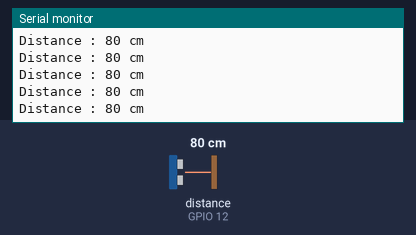
Simulated run of this sketch. Board: ESP32. On the bench: the last lines printed to the serial monitor. Wiring (inferred from the names in the program): ultrasonic range finder: trigger GPIO 13; echo GPIO 12. The inputs (shaded band) are chosen by the test bench; at power-on: distance to the obstacle (sensor on GPIO 12) 80 cm. The echo pulse lasts 58.3 µs per cm; the camera gives no picture.

Above: at 1.5 s.
1.6 s: distance to the obstacle (sensor on GPIO 12) set to 9 cm
At 2.7 s:
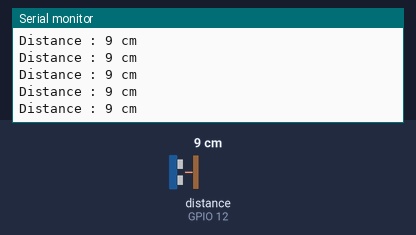
4.6 s: distance to the obstacle (sensor on GPIO 12) set to 2 cm
At 5.2 s:
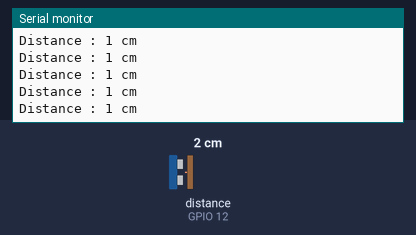
Timing chart, 0 to 6.1 s (numbered marks = the images above; inputs shaded):
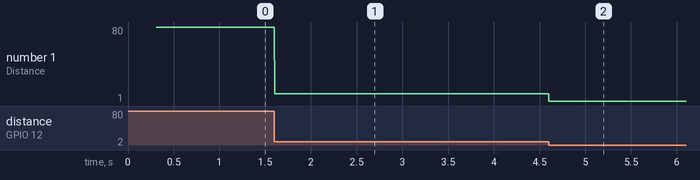

The sketch:

Qeridoo-CAM4.ino
```cpp
#include "esp_camera.h"
#include <WiFi.h>
#include "esp_timer.h"
#include "img_converters.h"
#include "Arduino.h"
#include "fb_gfx.h"
#include "soc/soc.h" //disable brownout problems
#include "soc/rtc_cntl_reg.h"  //disable brownout problems
#include "esp_http_server.h"
//#include "DHT20.h"

//DHT20 DHT;
//const int DHT_SCL = 14;
//const int DHT_SDA = 15;

const int US_TRIG = 13;
const int US_ECHO = 12;
int US = 0;
long duration, cm, inches;

// Replace with your network credentials

#define PART_BOUNDARY "123456789000000000000987654321"

// This project was tested with the AI Thinker Model, M5STACK PSRAM Model and M5STACK WITHOUT PSRAM
#define CAMERA_MODEL_AI_THINKER
//#define CAMERA_MODEL_M5STACK_PSRAM
//#define CAMERA_MODEL_M5STACK_WITHOUT_PSRAM

// Not tested with this model
//#define CAMERA_MODEL_WROVER_KIT

#if defined(CAMERA_MODEL_WROVER_KIT)
  #define PWDN_GPIO_NUM    -1
  #define RESET_GPIO_NUM   -1
  #define XCLK_GPIO_NUM    21
  #define SIOD_GPIO_NUM    26
  #define SIOC_GPIO_NUM    27

  #define Y9_GPIO_NUM      35
  #define Y8_GPIO_NUM      34
  #define Y7_GPIO_NUM      39
  #define Y6_GPIO_NUM      36
  #define Y5_GPIO_NUM      19
  #define Y4_GPIO_NUM      18
  #define Y3_GPIO_NUM       5
  #define Y2_GPIO_NUM       4
  #define VSYNC_GPIO_NUM   25
  #define HREF_GPIO_NUM    23
  #define PCLK_GPIO_NUM    22

#elif defined(CAMERA_MODEL_M5STACK_PSRAM)
  #define PWDN_GPIO_NUM     -1
  #define RESET_GPIO_NUM    15
  #define XCLK_GPIO_NUM     27
  #define SIOD_GPIO_NUM     25
  #define SIOC_GPIO_NUM     23

  #define Y9_GPIO_NUM       19
  #define Y8_GPIO_NUM       36
  #define Y7_GPIO_NUM       18
  #define Y6_GPIO_NUM       39
  #define Y5_GPIO_NUM        5
  #define Y4_GPIO_NUM       34
  #define Y3_GPIO_NUM       35
  #define Y2_GPIO_NUM       32
  #define VSYNC_GPIO_NUM    22
  #define HREF_GPIO_NUM     26
  #define PCLK_GPIO_NUM     21

#elif defined(CAMERA_MODEL_M5STACK_WITHOUT_PSRAM)
  #define PWDN_GPIO_NUM     -1
  #define RESET_GPIO_NUM    15
  #define XCLK_GPIO_NUM     27
  #define SIOD_GPIO_NUM     25
  #define SIOC_GPIO_NUM     23

  #define Y9_GPIO_NUM       19
  #define Y8_GPIO_NUM       36
  #define Y7_GPIO_NUM       18
  #define Y6_GPIO_NUM       39
  #define Y5_GPIO_NUM        5
  #define Y4_GPIO_NUM       34
  #define Y3_GPIO_NUM       35
  #define Y2_GPIO_NUM       17
  #define VSYNC_GPIO_NUM    22
  #define HREF_GPIO_NUM     26
  #define PCLK_GPIO_NUM     21

#elif defined(CAMERA_MODEL_AI_THINKER)
  #define PWDN_GPIO_NUM     32
  #define RESET_GPIO_NUM    -1
  #define XCLK_GPIO_NUM      0
  #define SIOD_GPIO_NUM     26
  #define SIOC_GPIO_NUM     27

  #define Y9_GPIO_NUM       35
  #define Y8_GPIO_NUM       34
  #define Y7_GPIO_NUM       39
  #define Y6_GPIO_NUM       36
  #define Y5_GPIO_NUM       21
  #define Y4_GPIO_NUM       19
  #define Y3_GPIO_NUM       18
  #define Y2_GPIO_NUM        5
  #define VSYNC_GPIO_NUM    25
  #define HREF_GPIO_NUM     23
  #define PCLK_GPIO_NUM     22
#else
  #error "Camera model not selected"
#endif

static const char* _STREAM_CONTENT_TYPE = "multipart/x-mixed-replace;boundary=" PART_BOUNDARY;
static const char* _STREAM_BOUNDARY = "\r\n--" PART_BOUNDARY "\r\n";
static const char* _STREAM_PART = "Content-Type: image/jpeg\r\nContent-Length: %u\r\n\r\n";

httpd_handle_t stream_httpd = NULL;

static esp_err_t stream_handler(httpd_req_t *req){
  camera_fb_t * fb = NULL;
  esp_err_t res = ESP_OK;
  size_t _jpg_buf_len = 0;
  uint8_t * _jpg_buf = NULL;
  char * part_buf[64];

  res = httpd_resp_set_type(req, _STREAM_CONTENT_TYPE);
  if(res != ESP_OK){
    return res;
  }

  while(true){
    fb = esp_camera_fb_get();
    if (!fb) {
      Serial.println("Camera capture failed");
      res = ESP_FAIL;
    } else {
      if(fb->width > 400){
        if(fb->format != PIXFORMAT_JPEG){
          bool jpeg_converted = frame2jpg(fb, 80, &_jpg_buf, &_jpg_buf_len);
          esp_camera_fb_return(fb);
          fb = NULL;
          if(!jpeg_converted){
            Serial.println("JPEG compression failed");
            res = ESP_FAIL;
          }
        } else {
          _jpg_buf_len = fb->len;
          _jpg_buf = fb->buf;
        }
      }
    }
    if(res == ESP_OK){
      size_t hlen = snprintf((char *)part_buf, 64, _STREAM_PART, _jpg_buf_len);
      res = httpd_resp_send_chunk(req, (const char *)part_buf, hlen);
    }
    if(res == ESP_OK){
      res = httpd_resp_send_chunk(req, (const char *)_jpg_buf, _jpg_buf_len);
    }
    if(res == ESP_OK){
      res = httpd_resp_send_chunk(req, _STREAM_BOUNDARY, strlen(_STREAM_BOUNDARY));
    }
    if(fb){
      esp_camera_fb_return(fb);
      fb = NULL;
      _jpg_buf = NULL;
    } else if(_jpg_buf){
      free(_jpg_buf);
      _jpg_buf = NULL;
    }
    if(res != ESP_OK){
      break;
    }
    //Serial.printf("MJPG: %uB\n",(uint32_t)(_jpg_buf_len));
  }
  return res;
}

void startCameraServer(){
  httpd_config_t config = HTTPD_DEFAULT_CONFIG();
  config.server_port = 80;

  httpd_uri_t index_uri = {
    .uri       = "/",
    .method    = HTTP_GET,
    .handler   = stream_handler,
    .user_ctx  = NULL
  };

  //Serial.printf("Starting web server on port: '%d'\n", config.server_port);
  if (httpd_start(&stream_httpd, &config) == ESP_OK) {
    httpd_register_uri_handler(stream_httpd, &index_uri);
  }
}

std::string DevName = "Qeridoo-CAM";
std::string MacAdd = (WiFi.macAddress().c_str()); // Device mac address
std::string MacIdent = MacAdd.substr(12);  // Last 4 digits of device mac address
std::string DevFullName = DevName.append(MacIdent);
//DevFullName.erase(13, 1);
const char* ssid = DevFullName.c_str();
const char* password = "Test1";
const char* a = MacAdd.c_str();
const char* b = MacIdent.c_str();

void setup() {
  WRITE_PERI_REG(RTC_CNTL_BROWN_OUT_REG, 0); //disable brownout detector

  Serial.begin(115200);
  pinMode(US_TRIG, OUTPUT);
  pinMode(US_ECHO, INPUT);
  Serial.setDebugOutput(false);

  camera_config_t config;
  config.ledc_channel = LEDC_CHANNEL_0;
  config.ledc_timer = LEDC_TIMER_0;
  config.pin_d0 = Y2_GPIO_NUM;
  config.pin_d1 = Y3_GPIO_NUM;
  config.pin_d2 = Y4_GPIO_NUM;
  config.pin_d3 = Y5_GPIO_NUM;
  config.pin_d4 = Y6_GPIO_NUM;
  config.pin_d5 = Y7_GPIO_NUM;
  config.pin_d6 = Y8_GPIO_NUM;
  config.pin_d7 = Y9_GPIO_NUM;
  config.pin_xclk = XCLK_GPIO_NUM;
  config.pin_pclk = PCLK_GPIO_NUM;
  config.pin_vsync = VSYNC_GPIO_NUM;
  config.pin_href = HREF_GPIO_NUM;
  config.pin_sscb_sda = SIOD_GPIO_NUM;
  config.pin_sscb_scl = SIOC_GPIO_NUM;
  config.pin_pwdn = PWDN_GPIO_NUM;
  config.pin_reset = RESET_GPIO_NUM;
  config.xclk_freq_hz = 20000000;
  config.pixel_format = PIXFORMAT_JPEG;

  if(psramFound()){
    config.frame_size = FRAMESIZE_UXGA;
    config.jpeg_quality = 10;
    config.fb_count = 2;
  } else {
    config.frame_size = FRAMESIZE_SVGA;
    config.jpeg_quality = 12;
    config.fb_count = 1;
  }

  // Camera init
  esp_err_t err = esp_camera_init(&config);
  if (err != ESP_OK) {
    Serial.printf("Camera init failed with error 0x%x", err);
    return;
  }
  // Connect to Wi-Fi network with SSID and password
  Serial.print("Setting AP (Access Point)…");
  // Remove the password parameter, if you want the AP (Access Point) to be open
  WiFi.softAP(ssid, password);

  IPAddress IP = WiFi.softAPIP();
  Serial.print("Camera Stream Ready! Connect to the ESP32 AP and go to: http://");
  Serial.println(IP);

  // Start streaming web server
  startCameraServer();
  //DHT.begin(DHT_SDA,DHT_SCL);
}

void loop() {
  delay(1);
//  Serial.print("MAC Address : ");Serial.println(a);
//  Serial.print("MacIdent : ");Serial.println(b);
//  Serial.print("ssid : ");Serial.println(ssid);
//  Serial.print("password : ");Serial.println(password);
  readUS();
  Serial.print("Distance : ");Serial.print(US);Serial.println(" cm");
}

void readUS() {
  digitalWrite(US_TRIG, LOW);
  delayMicroseconds(5);
  digitalWrite(US_TRIG, HIGH);
  delayMicroseconds(10);
  digitalWrite(US_TRIG, LOW);
  pinMode(US_ECHO, INPUT);
  duration = pulseIn(US_ECHO, HIGH);
  cm = (duration / 2) / 29.1;
  //inches = (duration/2) / 74;
  US = cm;
}
```

Measured:
- after the input at 1.6 s, the serial monitor: prints a new line at once (image 1)
- after the input at 4.6 s, the serial monitor: prints a new line at once (image 2)
- plotted number 1: 80 → 9 after the input at 1.6 s, 9 → 1 after the input at 4.6 s
